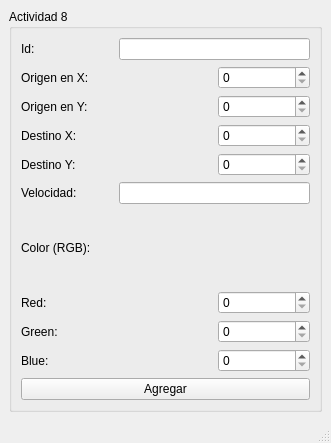
<?xml version="1.0" encoding="UTF-8"?>
<ui version="4.0">
 <class>MainWindow</class>
 <widget class="QMainWindow" name="MainWindow">
  <property name="geometry">
   <rect>
    <x>0</x>
    <y>0</y>
    <width>331</width>
    <height>443</height>
   </rect>
  </property>
  <property name="windowTitle">
   <string>MainWindow</string>
  </property>
  <widget class="QWidget" name="centralwidget">
   <layout class="QGridLayout" name="gridLayout_2">
    <item row="0" column="0">
     <widget class="QGroupBox" name="groupBox">
      <property name="title">
       <string>Actividad 8</string>
      </property>
      <layout class="QGridLayout" name="gridLayout">
       <item row="3" column="2">
        <widget class="QSpinBox" name="spinBox_3">
         <property name="maximum">
          <number>500</number>
         </property>
        </widget>
       </item>
       <item row="8" column="0" colspan="2">
        <widget class="QLabel" name="label_10">
         <property name="text">
          <string>Green:</string>
         </property>
        </widget>
       </item>
       <item row="6" column="0">
        <widget class="QLabel" name="label_8">
         <property name="text">
          <string>Color (RGB):</string>
         </property>
        </widget>
       </item>
       <item row="7" column="2">
        <widget class="QSpinBox" name="spinBox_5">
         <property name="maximum">
          <number>255</number>
         </property>
        </widget>
       </item>
       <item row="7" column="0" colspan="2">
        <widget class="QLabel" name="label_9">
         <property name="text">
          <string>Red:</string>
         </property>
        </widget>
       </item>
       <item row="1" column="0">
        <widget class="QLabel" name="label_2">
         <property name="text">
          <string>Origen en X:</string>
         </property>
        </widget>
       </item>
       <item row="0" column="1" colspan="2">
        <widget class="QLineEdit" name="lineEdit"/>
       </item>
       <item row="2" column="2">
        <widget class="QSpinBox" name="spinBox_2">
         <property name="maximum">
          <number>500</number>
         </property>
        </widget>
       </item>
       <item row="0" column="0">
        <widget class="QLabel" name="label">
         <property name="text">
          <string>Id:</string>
         </property>
        </widget>
       </item>
       <item row="8" column="2">
        <widget class="QSpinBox" name="spinBox_6">
         <property name="maximum">
          <number>255</number>
         </property>
        </widget>
       </item>
       <item row="2" column="0">
        <widget class="QLabel" name="label_3">
         <property name="text">
          <string>Origen en Y:</string>
         </property>
        </widget>
       </item>
       <item row="5" column="0">
        <widget class="QLabel" name="label_7">
         <property name="text">
          <string>Velocidad:</string>
         </property>
        </widget>
       </item>
       <item row="3" column="0">
        <widget class="QLabel" name="label_4">
         <property name="text">
          <string>Destino X:</string>
         </property>
        </widget>
       </item>
       <item row="9" column="2">
        <widget class="QSpinBox" name="spinBox_7">
         <property name="maximum">
          <number>255</number>
         </property>
        </widget>
       </item>
       <item row="9" column="0" colspan="2">
        <widget class="QLabel" name="label_11">
         <property name="text">
          <string>Blue:</string>
         </property>
        </widget>
       </item>
       <item row="1" column="2">
        <widget class="QSpinBox" name="spinBox">
         <property name="maximum">
          <number>500</number>
         </property>
        </widget>
       </item>
       <item row="5" column="1" colspan="2">
        <widget class="QLineEdit" name="lineEdit_2"/>
       </item>
       <item row="4" column="0">
        <widget class="QLabel" name="label_5">
         <property name="text">
          <string>Destino Y:</string>
         </property>
        </widget>
       </item>
       <item row="4" column="2">
        <widget class="QSpinBox" name="spinBox_4">
         <property name="maximum">
          <number>500</number>
         </property>
        </widget>
       </item>
       <item row="10" column="0" colspan="3">
        <widget class="QPushButton" name="pushButton">
         <property name="text">
          <string>Agregar</string>
         </property>
        </widget>
       </item>
      </layout>
     </widget>
    </item>
   </layout>
  </widget>
  <widget class="QMenuBar" name="menubar">
   <property name="geometry">
    <rect>
     <x>0</x>
     <y>0</y>
     <width>331</width>
     <height>26</height>
    </rect>
   </property>
  </widget>
  <widget class="QStatusBar" name="statusbar"/>
 </widget>
 <resources/>
 <connections/>
</ui>
